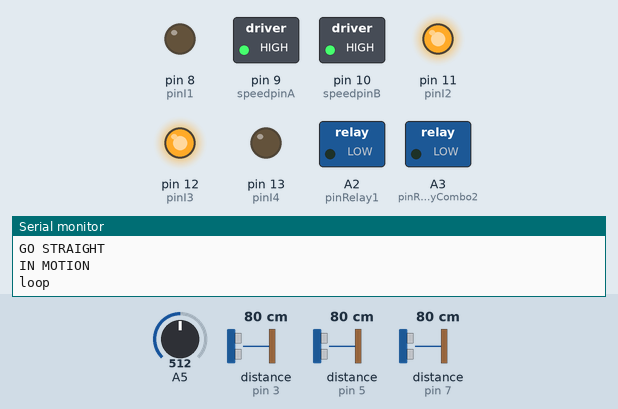
This sketch was run on a simulated Arduino Uno, built with avr-gcc and run on an emulated ATmega328P. Shown: switched loads named in the sketch (green lamp = pin HIGH), output pins drawn as LEDs (lit = HIGH), the last lines printed to the serial monitor. The test bench sets the inputs (shaded band); at power-on: distance to the obstacle (sensors on pin 5, pin 7, pin 3) 80 cm, A5 = 512. The echo pulse lasts 58.3 µs per cm; random numbers use the default seed unless the sketch sets one.

Above: at 3.7 s.
3.8 s: distance to the obstacle (sensor on pin 5) set to 2 cm
At 5.5 s:
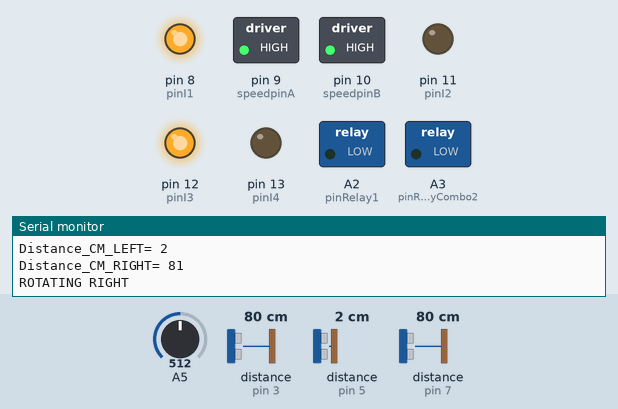
At 7.7 s:
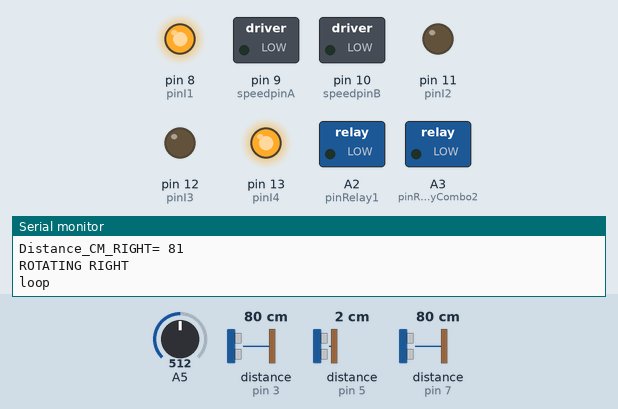
10.8 s: distance to the obstacle (sensor on pin 5) set to 120 cm
At 12.8 s:
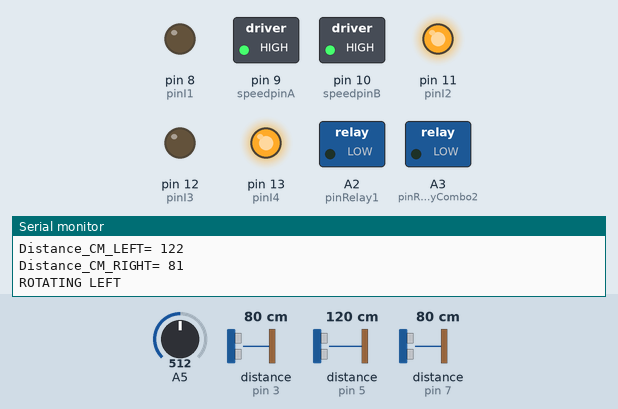
18.6 s: distance to the obstacle (sensor on pin 7) set to 2 cm
Timing chart, 0 to 25.8 s (numbered marks = the images above; inputs shaded):
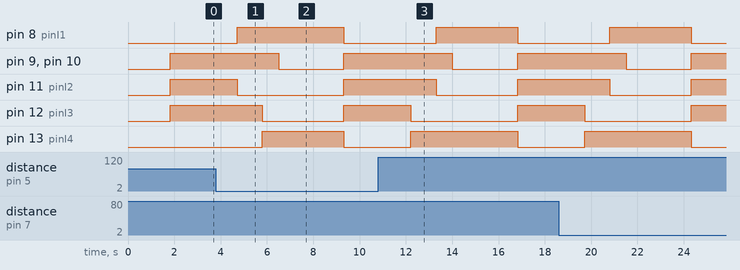

Measured:
- after the input at 3.8 s, pin 8 (pinI1): LOW → HIGH after 0.92 s, → LOW 4.6 s later; pin 9 (speedpinA), pin 10 (speedpinB): HIGH → LOW after 2.7 s, → HIGH 2.8 s later; pin 11 (pinI2): HIGH → LOW after 0.92 s, → HIGH 4.6 s later; pin 12 (pinI3): HIGH → LOW after 2.0 s, → HIGH 3.5 s later; pin 13 (pinI4): LOW → HIGH after 2.0 s, → LOW 3.5 s later

The sketch:

SlowRobot.ino
```cpp
// Robot by DAB
//
// Using Molon Geared Dual Motors
//
#include <NewPing.h>

#define TRIGGER_PIN_LEFT  4  // Arduino pin tied to trigger pin on the ultrasonic sensor.
#define ECHO_PIN_LEFT     5  // Arduino pin tied to echo pin on the ultrasonic sensor.
#define MAX_DISTANCE_LEFT 400 // Maximum distance we want to ping for (in centimeters). Maximum sensor distance is rated at 400-500cm.

NewPing sonar_LEFT(TRIGGER_PIN_LEFT, ECHO_PIN_LEFT, MAX_DISTANCE_LEFT); // NewPing setup of pins and maximum distance.

#define TRIGGER_PIN_CENTER  2  // Arduino pin tied to trigger pin on the ultrasonic sensor.
#define ECHO_PIN_CENTER     3  // Arduino pin tied to echo pin on the ultrasonic sensor.
#define MAX_DISTANCE_CENTER 400 // Maximum distance we want to ping for (in centimeters). Maximum sensor distance is rated at 400-500cm.

NewPing sonar_CENTER(TRIGGER_PIN_CENTER, ECHO_PIN_CENTER, MAX_DISTANCE_CENTER); // NewPing setup of pins and maximum distance.

#define TRIGGER_PIN_RIGHT  6  // Arduino pin tied to trigger pin on the ultrasonic sensor.
#define ECHO_PIN_RIGHT     7  // Arduino pin tied to echo pin on the ultrasonic sensor.
#define MAX_DISTANCE_RIGHT 400 // Maximum distance we want to ping for (in centimeters). Maximum sensor distance is rated at 400-500cm.

NewPing sonar_RIGHT(TRIGGER_PIN_RIGHT, ECHO_PIN_RIGHT, MAX_DISTANCE_RIGHT); // NewPing setup of pins and maximum distance.

const long Left_Offset =2;
const long Right_Offset = 2;
const int WheelTread = 18; //wheel tread distance (distance per click) centimeters
const int car_length=50; // length of car, centimeters
const int pinI1=8;//define I1 interface
const int pinI2=11;//define I2 interface
int speedpinA=9;//enable motor A
const int pinI3=12;//define I3 interface
const int pinI4=13;//define I4 interface
int speed_engine =255;//define the speed_engine of motor127
int Distance_CM_CENTER =0; //distance in centimeters
int Distance_CM_LEFT =0; //distance in centimeters
int Distance_CM_RIGHT =0; //distance in centimeters
bool in_motion =false;
int Direction_Decision =0; //what direction? 0=center, 1=left, 2 = right
int Previous_Direction_Decision=0; // what direction were we moving before?
int last_Right=400; //  recent reading
int last_Left=400; //  recent reading
int Distance_before_turn = 0;
int Distance_SoFar = 0;
int Wheel_ReedSwitch = 0;
int pinWheel_ReedSwitch = A1;  // pin used to read clicks from the reed switch (distance)
int speedpinB=10;//enable motor B

//relay variables
const int pinRelay1 = A2;
const int pinRelayCombo2 = A3;
const int brakeDistance = 150;  //centimeters
const int pingDelay = 600; // milliseconds

void setup()
{
  pinMode(pinI1,OUTPUT);
  pinMode(pinI2,OUTPUT);
  pinMode(speedpinA,OUTPUT);
  pinMode(pinI3,OUTPUT);
  pinMode(pinI4,OUTPUT);
  pinMode(speed_engine,OUTPUT);
  Serial.begin(115200); // Open Serial monitor at 115200 baud to see results.
  Serial.println("SERIAL begin");

  pinMode(pinRelay1, OUTPUT);
  pinMode(pinRelayCombo2, OUTPUT);
  pinMode(pinWheel_ReedSwitch, INPUT);// pin used to read clicks from the reed switch (distance)
  Serial.println("setup end");

}

void forward()
{
     analogWrite(speedpinA,speed_engine);//input a simulation value to set the speed
     analogWrite(speedpinB,speed_engine);
     digitalWrite(pinI3,HIGH);//turn DC Motor B move clockwise
     digitalWrite(pinI4,LOW);
     digitalWrite(pinI1,LOW);//turn DC Motor A move anticlockwise
     digitalWrite(pinI2,HIGH);
}
void backward()//
{
     analogWrite(speedpinA,speed_engine);//input a simulation value to set the speed
     analogWrite(speedpinB,speed_engine);
     digitalWrite(pinI3,LOW);//turn DC Motor B move anticlockwise
     digitalWrite(pinI4,HIGH);

     digitalWrite(pinI1,HIGH);//turn DC Motor A move clockwise
     digitalWrite(pinI2,LOW);
}
void right()//
{
     analogWrite(speedpinA,speed_engine);//input a simulation value to set the speed
     analogWrite(speedpinB,speed_engine);
     digitalWrite(pinI3,HIGH);//turn DC Motor B move clockwise
     digitalWrite(pinI4,LOW);
     digitalWrite(pinI1,HIGH);//turn DC Motor A move clockwise
     digitalWrite(pinI2,LOW);
}
void left()//
{
     analogWrite(speedpinA,speed_engine);//input a simulation value to set the speed
     analogWrite(speedpinB,speed_engine);
     digitalWrite(pinI3,LOW);//turn DC Motor B move anticlockwise
     digitalWrite(pinI4,HIGH);
     digitalWrite(pinI1,LOW);//turn DC Motor A move clockwise
     digitalWrite(pinI2,HIGH);
}
void motorstop()//
{
     digitalWrite(speedpinA,LOW);// Unenble the pin, to stop the motor. this should be done to avid damaging the motor.
     digitalWrite(speedpinB,LOW);
     delay(1000);

}


void DeadEndResolution()
{
    if (Distance_CM_CENTER < brakeDistance){
      motorstop();
      // 2= right
      if  (Direction_Decision = 2){
          left();
      } else {
          right();
      }
      speed_engine = 255;
      backward();
      delay(1000);
      motorstop();
      forward();
      Serial.println("DEAD END RESOLUTION");

    }
}


void loop()
{

randomSeed(analogRead(5)); // randomize using noise from analog pin 5

long randNumber = random(200, 2500); // it generate random numbers from 200 up

  Serial.println("loop");

  delay(pingDelay);                      // Wait 50ms between pings (about 20 pings/sec). 29ms should be the shortest delay between pings.
  unsigned int uS_CENTER = sonar_CENTER.ping(); // Send ping, get ping time in microseconds (uS).
  Distance_CM_CENTER = (uS_CENTER / US_ROUNDTRIP_CM); // Convert ping time to distance in cm and print result (0 = outside set distance range)

  delay(pingDelay);                      // Wait 50ms between pings (about 20 pings/sec). 29ms should be the shortest delay between pings.
  unsigned int uS_LEFT = sonar_LEFT.ping(); // Send ping, get ping time in microseconds (uS).
  Distance_CM_LEFT = (uS_LEFT / US_ROUNDTRIP_CM); // Convert ping time to distance in cm and print result (0 = outside set distance range)

  delay(pingDelay);                      // Wait 50ms between pings (about 20 pings/sec). 29ms should be the shortest delay between pings.
  unsigned int uS_RIGHT = sonar_RIGHT.ping(); // Send ping, get ping time in microseconds (uS).
  Distance_CM_RIGHT = (uS_RIGHT / US_ROUNDTRIP_CM); // Convert ping time to distance in cm and print result (0 = outside set distance range)

//adjust zeroes (no range possible) to outermost range
if (Distance_CM_CENTER ==0){
 Distance_CM_CENTER = 400;
}
//adjust zeroes (no range possible) to outermost range
if (Distance_CM_LEFT ==0){
 Distance_CM_LEFT = 400;
}
//adjust zeroes (no range possible) to outermost range
if (Distance_CM_RIGHT ==0){
 Distance_CM_RIGHT = 400;
}

 Serial.print("Distance_CM_CENTER= ");
 Serial.println(Distance_CM_CENTER);
 Serial.print("Distance_CM_LEFT= ");
 Serial.println(Distance_CM_LEFT);
 Serial.print("Distance_CM_RIGHT= ");
 Serial.println(Distance_CM_RIGHT);


Direction_Decision = 0; // 0 = center DEFAULT direction
  if ((Distance_CM_CENTER <= brakeDistance) || (Distance_CM_LEFT <= brakeDistance) || (Distance_CM_RIGHT <= brakeDistance)) {

      if ((Distance_CM_LEFT > Distance_CM_RIGHT) and Previous_Direction_Decision != 1){
            Direction_Decision = 1; // 1 = left
          //  straight_before_turn();
            left();
            Serial.println("ROTATING LEFT");
        } else {
          if ((Distance_CM_LEFT < Distance_CM_RIGHT) and Previous_Direction_Decision != 2){
            Direction_Decision = 2; // 2 = right
          //  straight_before_turn();
            right();
            Serial.println("ROTATING RIGHT");
          } else{
            Direction_Decision = 0; // 0= straight
            }
    }

  }

  if (Direction_Decision == 0) {

       Serial.println("GO STRAIGHT");
          forward();
          in_motion =true;
           Serial.println("IN MOTION");
      }

      last_Left = Distance_CM_LEFT; // save for later comparison
      last_Right = Distance_CM_RIGHT;
      Previous_Direction_Decision = Direction_Decision;
      delay(randNumber);

      if (Direction_Decision != 0) {
      randNumber = random(1, 10); // it generate random numbers from 200 up
        if (randNumber > 5) {
          backward();
          delay(700);
          motorstop();
        }
      }
  }
```
